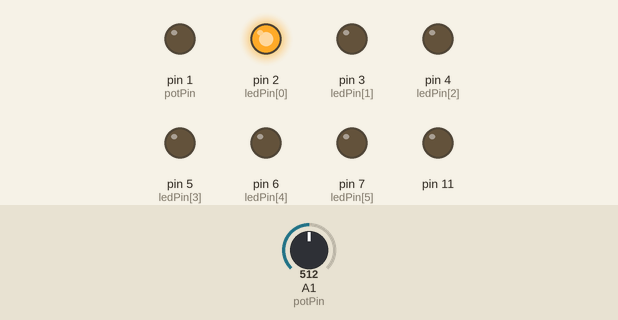
Recording of a sketch running on a simulated Arduino Uno, built with avr-gcc and run on an emulated ATmega328P. Shown: output pins drawn as LEDs (lit = HIGH). Dashed ring = blinking. The inputs (shaded band) are chosen by the test bench; at power-on: A1 (potPin) = 512.

Above: at 1.2 s.
1.3 s: A1 (potPin) set to 340
At 3.9 s:
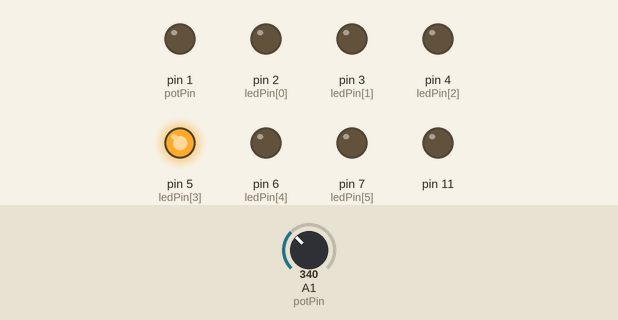
4.3 s: A1 (potPin) set to 309
7.3 s: A1 (potPin) set to 181
10.3 s: A1 (potPin) set to 155
At 13.11 s:
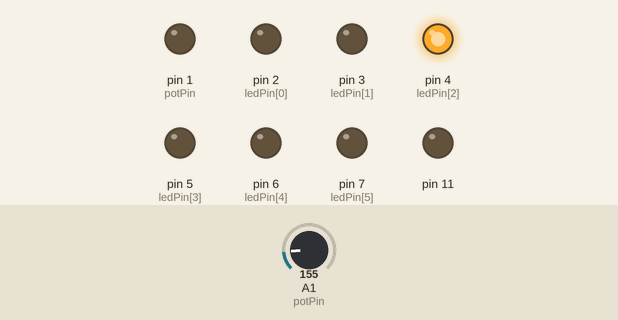
13.3 s: A1 (potPin) set to 306
At 13.82 s:
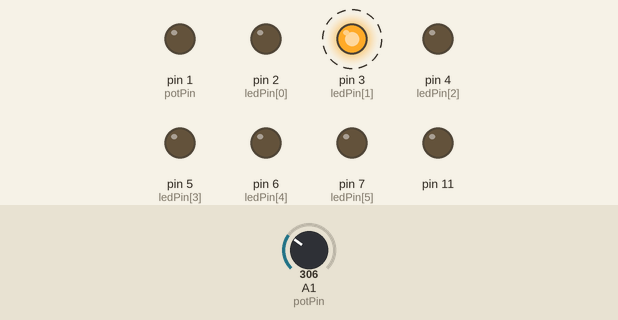
Timing chart, 0 to 17.3 s (numbered marks = the images above; inputs shaded):
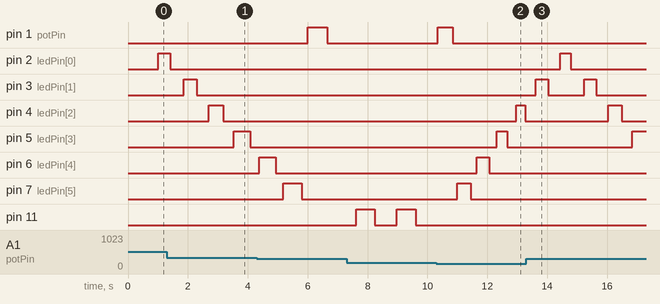

Measured:
- the behaviour switches between 171 and 170 on A1 (potPin) (found by bisection; images 1 and 2)
- after the input at 1.3 s, pin 5 (ledPin[3]): LOW → HIGH after 2.2 s instead of 2.8 s
- after the input at 10.3 s, pin 4 (ledPin[2]): LOW → HIGH after 2.7 s instead of 2.8 s
- after the input at 13.3 s, pin 6 (ledPin[4]): stays LOW (without the input it goes to HIGH after 3.6 s)
- by itself, pin 3 (ledPin[1]): alternates HIGH for 0.41 s and LOW for 1.2 s
- by itself, pin 11: alternates HIGH for 0.63 s and LOW for 0.73 s

The sketch:

regulavel.ino
```cpp
byte ledPin[] = {2,3,4,5,6,7}; // Cria um array para os pinos dos LEDs
int ledDelay; // intervalo entre as alterações
int direction = 1;
int currentLED = 0;
unsigned long changeTime;
int potPin = 1; // seleciona o pino de entrada para o potenciômetro

void setup()
{
  for (int x=0; x<10; x++)
  {
    pinMode(ledPin[x], OUTPUT);// define todos os pinos como saída
  }
  changeTime = millis();
}

void loop()
{
  ledDelay = analogRead(potPin); // lê o valor do potenciômetro
  Serial.print(ledDelay);
  if ((millis() - changeTime) > ledDelay)
  {
    changeLED();// verifica se transcorreram ledDelay ms desde a última alteração
    changeTime = millis();
  }
}
void changeLED()
{
  for (int x=0; x<10; x++)
  {
    // apaga todos os LEDs
    delay(50);
    digitalWrite(ledPin[x], LOW);
  }
  digitalWrite(ledPin[currentLED], HIGH); // acende o LED atual
  currentLED += direction; // incrementa de acordo com o valor de direction
  // altera a direção se tivermos atingido o fim
  if (currentLED == 9)
  {
    direction = -1;
  }
  if (currentLED == 0)
  {
    direction = 1;
  }
}
```
